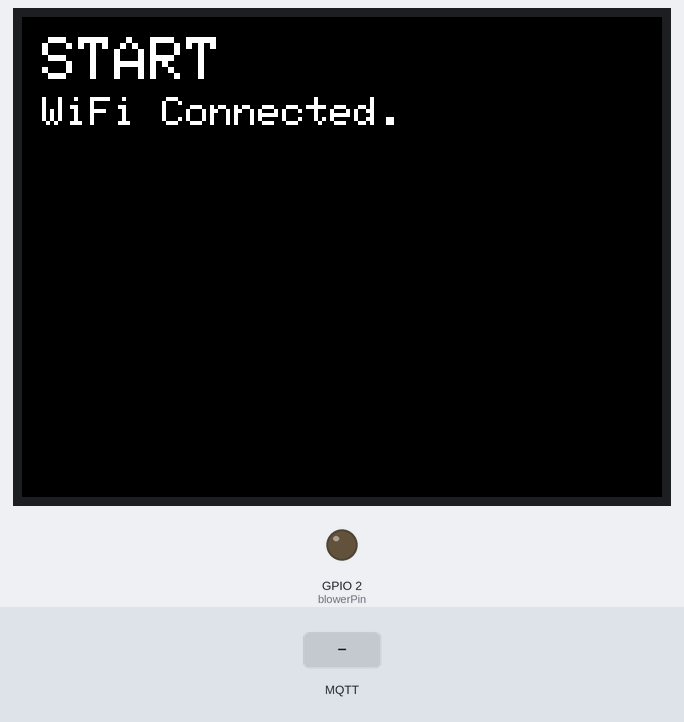
A sketch run on a simulated ESP32. On the bench: 320×240 colour display, output pins drawn as LEDs (lit = HIGH). Inputs (shaded band) come from the test bench. WiFi joins after 1.5 s; servers stay silent unless stated; no MQTT or app messages arrive unless stated; what the sketch prints to the serial monitor is not drawn.

Above: at 2.9 s.
3.0 s: MQTT message "/sub/bigakabeko" arrives on the first subscribed topic
Timing chart, 0 to 6.0 s (numbered marks = the images above; inputs shaded):
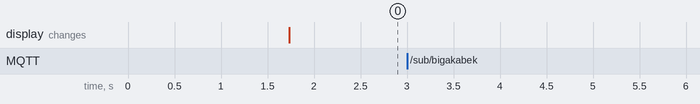

The sketch:

blower.ino
```cpp
/**
 * target
 *     * ESP32
 * dependencies
 *     * PubSubClient, ArduinoJson
 */
#include <WiFi.h>
#include <PubSubClient.h>
#include <M5Stack.h>
#include <ArduinoJson.h>

char *ssid = "aterm05-1401";
char *password = "09061271401";

// MQTTの接続先のIP
const char *endpoint = "192.168.179.7";
// MQTTのポート
const int port = 1883;

// デバイスID
char *deviceID = "M5Stack";
// トピック
char *akabekoTopic = "/sub/bigakabeko";

char blowerPin = 2;

////////////////////////////////////////////////////////////////////////////////

WiFiClient httpsClient;
PubSubClient mqttClient(httpsClient);

void setup() {
    Serial.begin(115200);
    pinMode(blowerPin, OUTPUT);

    // Initialize the M5Stack object
    M5.begin();

    // START
    M5.Lcd.fillScreen(BLACK);
    M5.Lcd.setCursor(10, 10);
    M5.Lcd.setTextColor(WHITE);
    M5.Lcd.setTextSize(3);
    M5.Lcd.printf("START");

    // Start WiFi
    Serial.println("Connecting to ");
    Serial.print(ssid);
    WiFi.begin(ssid, password);

    while (WiFi.status() != WL_CONNECTED) {
        delay(500);
        Serial.print(".");
    }

    // WiFi Connected
    Serial.println("\nWiFi Connected.");
    M5.Lcd.setCursor(10, 40);
    M5.Lcd.setTextColor(WHITE);
    M5.Lcd.setTextSize(2);
    M5.Lcd.printf("WiFi Connected.\n");

    mqttClient.setServer(endpoint, port);
    mqttClient.setCallback(mqttCallback);

    connectMQTT();
}

void connectMQTT() {
    while (!mqttClient.connected()) {
        if (mqttClient.connect(deviceID)) {
            Serial.println("Connected.");
            int qos = 0;
            mqttClient.subscribe(akabekoTopic, qos);
            Serial.println("Subscribed.");
        } else {
            Serial.print("Failed. Error state=");
            Serial.print(mqttClient.state());
            // Wait 5 seconds before retrying
            delay(5000);
        }
    }
}

/**
 * MQTTから信号を受信
 */
void mqttCallback (char* topic, byte* payload, unsigned int length) {
    Serial.println("Recieve Topic");
    // メッセージを読み込み
    String str = "";
    for (int i = 0; i < length; i++) {
        str += (char)payload[i];
    }
    // JSONにパース
    StaticJsonBuffer<200> jsonBuffer;
    JsonObject& root = jsonBuffer.parseObject(str);
    // パースが成功したか確認
    if (!root.success()) {
        Serial.println("ParseError");
        return;
    }

    Serial.printf("Topic: %s\n", topic);
    if (strcmp(topic, "/sub/bigakabeko") == 0) {
        bool enable = root["value"];
        int time = root["time"];
        blower(enable, time);
    }
}

/**
 * ブロワーを制御
 */
void blower(bool enable, int time) {
    if (enable) {
        M5.Lcd.println("blower drive");
        digitalWrite(blowerPin, HIGH);
        // time == 0 の場合は自動OFFしない
        if (time != 0) {
            delay(time);
            digitalWrite(blowerPin, LOW);
        }
    } else {
        digitalWrite(blowerPin, LOW);
    }
}

void mqttLoop() {
    if (!mqttClient.connected()) {
        connectMQTT();
    }
    mqttClient.loop();
}

void loop() {
    // 接続確認
    mqttLoop();
}
```

Measured:
- after the input at 3.0 s, every drawn part: stays the same
